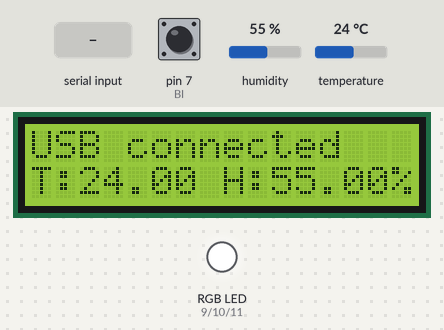
The sketch below on a simulated Arduino Uno, built with avr-gcc and run on an emulated ATmega328P. Shown: 16×2 character LCD, an RGB LED mixed from three pins (HIGH = lit). The inputs (shaded band) are chosen by the test bench; at power-on: humidity 55 %, temperature 24 °C, pin 7 (BI) LOW. EEPROM starts erased; what the sketch prints to the serial monitor is not drawn.

Above: at 0.9 s.
1.0 s: "#" received over Serial
At 2.2 s:
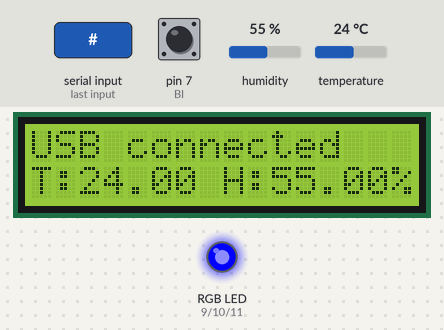
2.5 s: humidity set to 22 %
At 3.3 s:
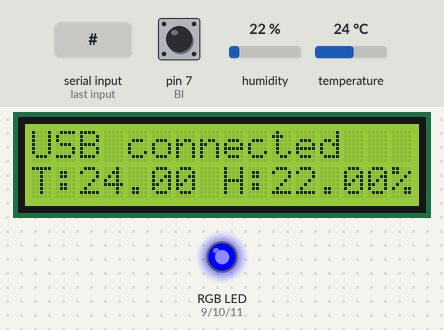
4.5 s: temperature set to 12 °C
At 5.7 s:
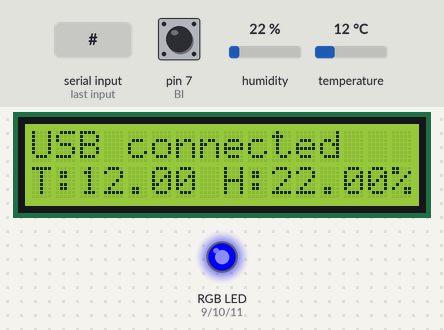
6.5 s: humidity set to 40 %
At 8.1 s:
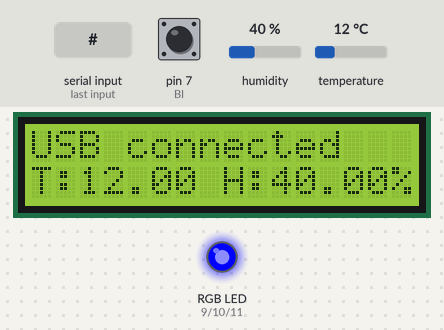
8.6 s: temperature set to 19 °C
At 10.3 s:
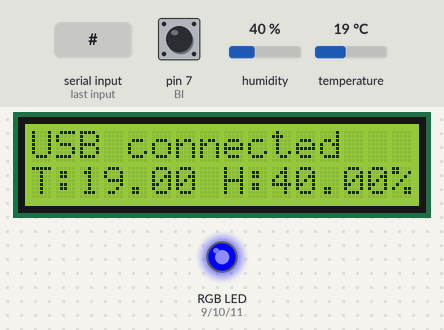
10.6 s: pin 7 (BI) pulsed HIGH 5 times (0.12 s each, 0.3 s apart)
At 17.8 s:
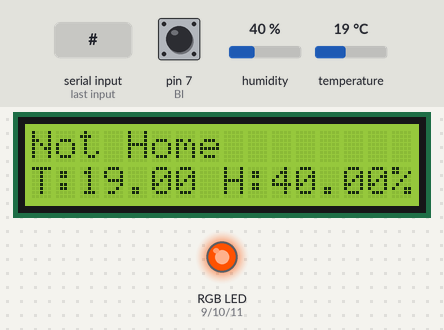
Timing chart, 0 to 18.4 s (numbered marks = the images above; inputs shaded):
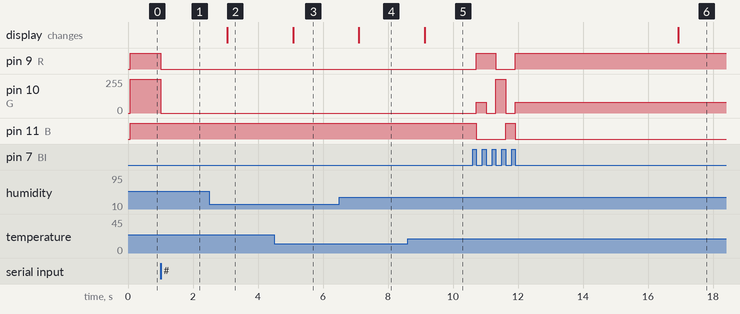

Measured:
- after the input at 1.0 s, pin 9 (R): HIGH → LOW at once; pin 10 (G): 255/255 → 0/255 at once
- after the input at 2.5 s, the display: changes after 0.56 s (image 2)
- after the input at 4.5 s, the display: changes after 0.58 s (image 3)
- after the input at 6.5 s, the display: changes after 0.60 s (image 4)
- after the input at 8.6 s, the display: changes after 0.53 s (image 5)
- after the input at 10.6 s, pin 9 (R): LOW → HIGH after 0.12 s, → LOW 0.60 s later, → HIGH 0.60 s later; pin 10 (G): 0/255 → 82/255 after 0.12 s, → 0/255 0.30 s later, → 255/255 0.30 s later, → 0/255 0.30 s later, … (5 changes in this stretch)

The sketch:

RoomyState.ino
```cpp
#include "lcd.h"
#include "led.h"
int initial = 0;
int buttonState = 0;
int curr;
float temp, humid;
DHT sens(THERM_I, DHT11);
bool conn = true;
int incom = 0;
char *mess;
unsigned long lastTime;
Counter c (initial, 3);
bool sent = true;


void setup() {
  Serial.begin(57600);
  pinMode(BI, INPUT);
  initial = EEPROM.read(0);
  if(initial!= 255){
    c.setInit(initial);
  }
  sens.begin();
  lcdAwake();
  RGBinit();
  hexToRGB("ffffff");
   while(conn){
    setText("Waking up...");
    if (Serial.available() > 0){
      incom = Serial.read();
     if((char)incom == '#'){
      Serial.print("$");
      conn = false;
      setText("USB connected");
    }
    }
  }
  switch(c.getInit()){
    case 0:
      hexToRGB("0000ff");
      //delay(AFT_FUN);
      break;
    case 1:
      hexToRGB("ff5200");
      //delay(AFT_FUN);
      break;
    case 2:
      hexToRGB("ff0000");
      //delay(AFT_FUN);
      break;
    case 3:
      hexToRGB("00FF00");
      //delay(AFT_FUN);
      break;
    default:
      break;
  }
}

void loop() {
  buttonState = digitalRead(BI);
  temp = sens.readTemperature();
  humid = sens.readHumidity();
  curr = c.getInit();
  if(millis() - lastTime > 5000 && !sent){
    switch(curr){
    case 0:
      setHome(temp, humid);
      //delay(AFT_FUN);
      break;
    case 1:
      setAway(temp, humid);
      //delay(AFT_FUN);
      break;
    case 2:
      setBusy(temp, humid);
      //delay(AFT_FUN);
      break;
    case 3:
      setCome(temp, humid);
      //delay(AFT_FUN);
      break;
    default:
      break;
  }
  sent = true;
  }
  if(buttonState){
    while(buttonState) buttonState = digitalRead(BI);
    c.inc();
    curr = c.getInit();
    lastTime = millis();
    switch(curr){
    case 0:
      hexToRGB("0000ff");
      //delay(AFT_FUN);
      break;
    case 1:
      hexToRGB("ff5200");
      //delay(AFT_FUN);
      break;
    case 2:
      hexToRGB("ff0000");
      //delay(AFT_FUN);
      break;
    case 3:
      hexToRGB("00FF00");
      //delay(AFT_FUN);
      break;
    default:
      break;
  }
  sent = false;

  }
    displayFloat(temp, true);
    displayFloat(humid, false);

}
```

Counter.cpp
```cpp
#include "Counter.h"

void Counter::inc() {
    if(init >= up_lim){
        init = 0;
    } else{
        ++init;
    }
}

int Counter::getInit(){
  return this->init;
}

Counter::Counter(int i, int up) {
    up_lim = up;
    if(i > up){
        init = up;
    }else if(i < 0){
        init = 0;
    }else{
        init = i;
    }

}

void Counter::setInit(int i){
  init = i;
}
```

Counter.h
```cpp
#ifndef Counter_h
#define Counter_h

class Counter {

public:
    Counter(int i, int up);
    void inc();
    int getInit();
    void setInit(int i);
    ~Counter() = default;

private:
    int init;
    int up_lim;

};

#endif
```

led.cpp
```cpp
#include "led.h"

void RGBinit() {
  pinMode(R, OUTPUT);
  pinMode(G, OUTPUT);
  pinMode(B, OUTPUT);
  setColor(255, 0 ,0);

}

void setColor(int Rv, int Gv, int Bv){
  analogWrite(R, Rv);
  analogWrite(G, Gv);
  analogWrite(B, Bv);
}

void hexToRGB(char* hex){
  int r, g, b;
  if(sscanf(hex, "%02x%02x%02x", &r, &g, &b) == 3){
    setColor(r, g, b);
  }else{
    setColor(255, 255, 255);
  }

}
```

led.h
```cpp
#ifndef led_h
#define led_h

#include "lib.h"
#include "Arduino.h"

enum RGBpins {R = 9, G = 10, B = 11};
void RGBinit();
void setColor(int Rv, int Gv, int Bv);
void hexToRGB(char* hex);
#endif
```

lcd.cpp
```cpp
#include "lcd.h"
#include "Arduino.h"
LiquidCrystal lcd(RS, ENA, D4, D5, D6, D7);

void lcdAwake(){
  lcd.begin(16, 2);
  lcd.clear();
  lcd.setCursor(1, 0);
}

void setHome(float temp, float hum){
  lcd.clear();
  lcd.setCursor(0, 0);
  lcd.print("Currently Home");

  Serial.print('#');
  Serial.print('H');
  Serial.print('#');
  Serial.print(temp, 2);
  Serial.print('#');
  Serial.print(hum, 2);
  Serial.print(';');
  EEPROM.write(0, 0);
}

void setAway(float temp, float hum){
  lcd.clear();
  lcd.setCursor(0, 0);
  lcd.print("Not Home");
  Serial.print('#');
  Serial.print('A');
  Serial.print('#');
  Serial.print(temp, 2);
  Serial.print('#');
  Serial.print(hum, 2);
  Serial.print(';');
  EEPROM.write(0, 1);
}

void setBusy(float temp, float hum){
  lcd.clear();
  lcd.setCursor(0, 0);
  lcd.print("Currently Busy");
  Serial.print('#');
  Serial.print('B');
  Serial.print('#');
  Serial.print(temp, 2);
  Serial.print('#');
  Serial.print(hum, 2);
  Serial.print(';');
  EEPROM.write(0, 2);
}

void setCome(float temp, float hum){
  lcd.clear();
  lcd.setCursor(0, 0);
  lcd.print("Come in!");
  Serial.print('#');
  Serial.print('C');
  Serial.print('#');
  Serial.print(temp, 2);
  Serial.print('#');
  Serial.print(hum, 2);
  Serial.print(';');
  EEPROM.write(0, 3);
}

void setText(char *s){
  lcd.clear();
  lcd.setCursor(0,0);
  lcd.print(s);

}

void displayFloat(float num, bool row){
  if(row){
    lcd.setCursor(0, 1);
    lcd.print("T:");
    lcd.setCursor(2, 1);
    lcd.print(num);
  }else{
    lcd.setCursor(8, 1);
    lcd.print("H:");
    lcd.setCursor(10,1);
    lcd.print(num);
    lcd.setCursor(15,1);
    lcd.print("%");
  }
}
```

lcd.h
```cpp
#ifndef lcd_h
#define lcd_h

#include "lib.h"

void lcdAwake();

//Displaying functions
void setHome(float temp, float hum);

void setAway(float temp, float hum);

void setBusy(float temp, float hum);

void setCome(float temp, float hum);

void setText(char* s);

void displayFloat(float num, bool row);

#endif
```

lib.h
```cpp
#ifndef lib_h
#define lib_h
#include <LiquidCrystal.h>
#include "Counter.h"
#include <Adafruit_Sensor.h>
#include <EEPROM.h>
#include "DHT.h"
enum pinOut { RS = 12, ENA = 8, D4 = 5, D5 = 4, D6 = 3, D7 = 2, BI = 7, THERM_I = 13};
enum time_val {AFT_FUN = 700, BUT_VAL = 25};


#endif
```
